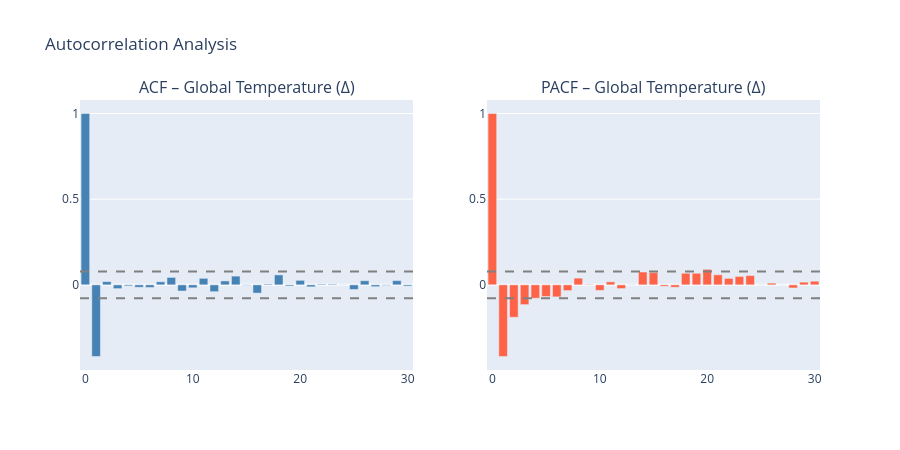

The code cell stored with this chart in its notebook:
### Code cell
# ACF values as bar chart (Plotly – interactive)
acf_vals  = acf(series_for_acf,  nlags=30, alpha=0.05)
pacf_vals = pacf(series_for_acf, nlags=30, alpha=0.05, method='ywm')

lags = list(range(31))
fig = make_subplots(rows=1, cols=2,
                    subplot_titles=['ACF – Global Temperature (Δ)',
                                    'PACF – Global Temperature (Δ)'])

fig.add_trace(go.Bar(x=lags, y=acf_vals[0],  name='ACF',  marker_color='steelblue'), row=1, col=1)
fig.add_trace(go.Bar(x=lags, y=pacf_vals[0], name='PACF', marker_color='tomato'),    row=1, col=2)

# 95% CI lines
ci = 1.96 / np.sqrt(len(series_for_acf))
for col_num in [1, 2]:
    fig.add_hline(y= ci, line_dash='dash', line_color='gray', row=1, col=col_num)
    fig.add_hline(y=-ci, line_dash='dash', line_color='gray', row=1, col=col_num)

fig.update_layout(height=450, title_text='Autocorrelation Analysis', showlegend=False)
fig.show()

### Figure 1 — Plotly figure (JSON) as saved in the notebook; plotly's stock layout.template omitted (floating-point values rounded to 4 significant figures)
{"data": [{"marker": {"color": "steelblue"}, "name": "ACF", "type": "bar", "x": [0, 1, 2, 3, 4, 5, 6, 7, 8, 9, 10, 11, 12, 13, 14, 15, 16, 17, 18, 19, 20, 21, 22, 23, 24, 25, 26, 27, 28, 29, 30], "xaxis": "x", "y": [1.0, -0.4181, 0.01872, -0.02197, -0.006242, -0.01398, -0.01531, 0.01786, 0.04339, -0.03603, -0.01718, 0.03801, -0.03974, 0.02286, 0.05103, -0.00237, -0.04808, 0.004657, 0.05804, -0.006355, 0.02626, -0.01162, 0.004172, 0.003918, 0.0005221, -0.02696, 0.02407, -0.01072, -0.003049, 0.02469, -0.007015], "yaxis": "y"}, {"marker": {"color": "tomato"}, "name": "PACF", "type": "bar", "x": [0, 1, 2, 3, 4, 5, 6, 7, 8, 9, 10, 11, 12, 13, 14, 15, 16, 17, 18, 19, 20, 21, 22, 23, 24, 25, 26, 27, 28, 29, 30], "xaxis": "x2", "y": [1.0, -0.4181, -0.1892, -0.1153, -0.07803, -0.06771, -0.07016, -0.0334, 0.0392, 0.002568, -0.03232, 0.01764, -0.02161, 0.0008241, 0.07502, 0.0715, -0.008118, -0.01385, 0.06767, 0.06752, 0.09057, 0.05881, 0.03766, 0.04898, 0.05405, -0.0004834, 0.009929, -4.055e-05, -0.01815, 0.0158, 0.02143], "yaxis": "y2"}], "layout": {"annotations": [{"font": {"size": 16}, "showarrow": false, "text": "ACF – Global Temperature (Δ)", "x": 0.225, "xanchor": "center", "xref": "paper", "y": 1, "yanchor": "bottom", "yref": "paper"}, {"font": {"size": 16}, "showarrow": false, "text": "PACF – Global Temperature (Δ)", "x": 0.775, "xanchor": "center", "xref": "paper", "y": 1, "yanchor": "bottom", "yref": "paper"}], "height": 450, "shapes": [{"line": {"color": "gray", "dash": "dash"}, "type": "line", "x0": 0, "x1": 1, "xref": "x domain", "y0": 0.0776, "y1": 0.0776, "yref": "y"}, {"line": {"color": "gray", "dash": "dash"}, "type": "line", "x0": 0, "x1": 1, "xref": "x domain", "y0": -0.0776, "y1": -0.0776, "yref": "y"}, {"line": {"color": "gray", "dash": "dash"}, "type": "line", "x0": 0, "x1": 1, "xref": "x2 domain", "y0": 0.0776, "y1": 0.0776, "yref": "y2"}, {"line": {"color": "gray", "dash": "dash"}, "type": "line", "x0": 0, "x1": 1, "xref": "x2 domain", "y0": -0.0776, "y1": -0.0776, "yref": "y2"}], "showlegend": false, "title": {"text": "Autocorrelation Analysis"}, "xaxis": {"anchor": "y", "domain": [0, 0.45]}, "xaxis2": {"anchor": "y2", "domain": [0.55, 1]}, "yaxis": {"anchor": "x", "domain": [0, 1]}, "yaxis2": {"anchor": "x2", "domain": [0, 1]}}}
